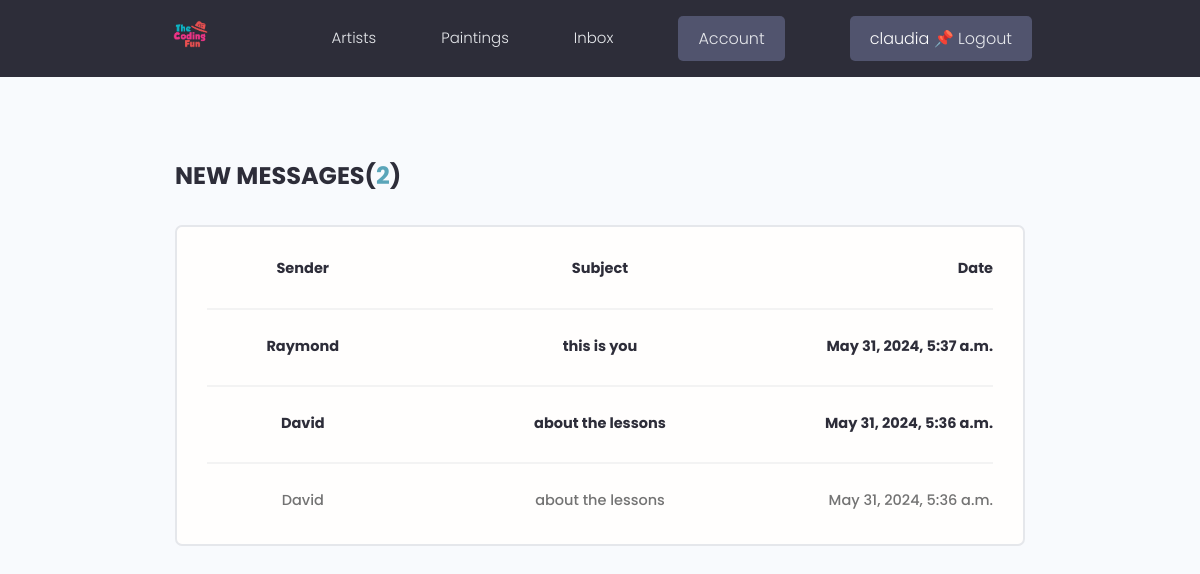
Page /inbox/ (signed in) on the earlier database version.
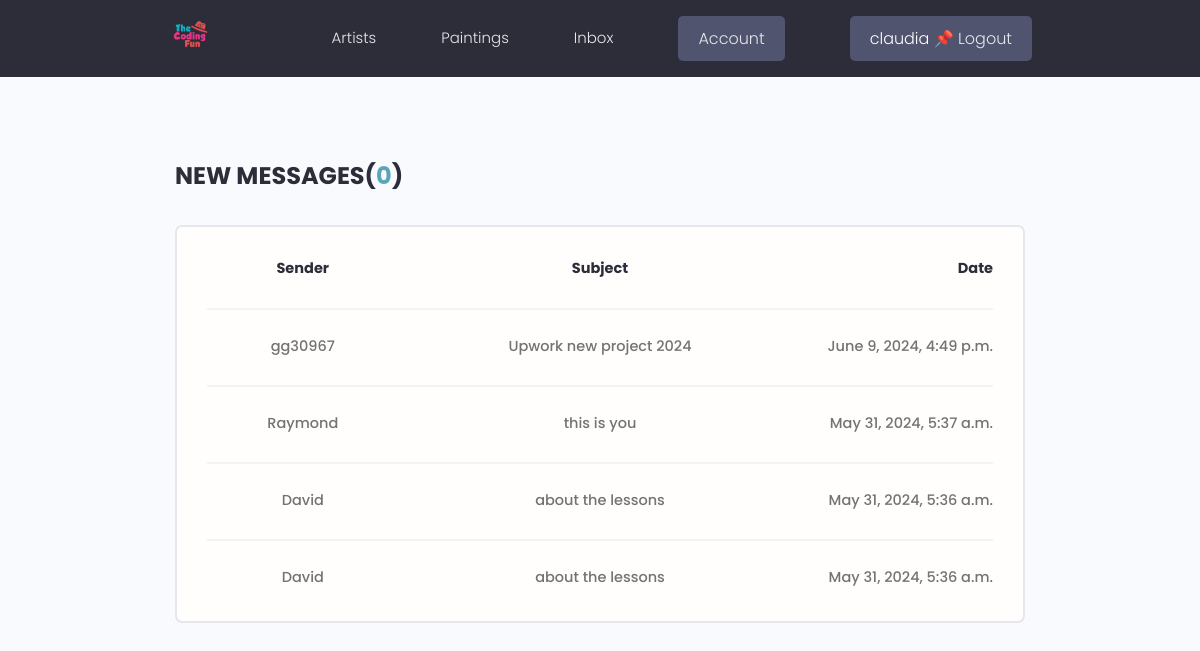
Same page on the later database version.
### users/models.py (models this page shows, shortened)
class Message(models.Model):
    sender = models.ForeignKey(Profile, on_delete=models.SET_NULL, null=True, blank=True)
    recipient = models.ForeignKey(Profile, on_delete=models.SET_NULL, null=True, blank=True, related_name="messages")
    name = models.CharField(max_length=200, null=True, blank=True)
    email = models.EmailField(max_length=200, null=True, blank=True)
    subject = models.CharField(max_length=200, null=True, blank=True)
    body = models.TextField()
    is_read = models.BooleanField(default=False, null=True)
    created = models.DateTimeField(auto_now_add=True)
    id = models.UUIDField(default=uuid.uuid4, unique=True, primary_key=True, editable=False)
    class Meta:
        ordering = ['is_read', "-created"]

### users/views.py (the view)
# urls.py: path("inbox/", views.inbox, name="inbox"),
@login_required(login_url="login-user")
def inbox(request):
    profile = request.user.profile
    messageRequest = profile.messages.all()
    unreadCount = messageRequest.filter(is_read=False).count()
    context ={"messageRequest": messageRequest, "unreadCount": unreadCount}
    return render(request, "users/inbox.html", context)

### users/templates/users/inbox.html
{% extends 'main.html' %}
{% load static %}
{% block content %}
<main class="inbox my-xl">
    <div class="content-box">
        <h3 class="inbox__title">New Messages(<span>{{unreadCount}}</span>)</h3>
        <ul class="messages">
            <li class="message message--unread" style="align-items: center;">
                <a>
                    <span class="message__author">Sender</span>
                    <span class="message__subject">Subject</span>
                    <span class="message__date">Date</span>
                </a>
            </li>
            {% for message in messageRequest %}
            {% if message.is_read %}
            <li class="message">
                {% else %}
            <li class="message message--unread">
                {% endif %}
                <a href="{% url 'view-message' message.id %}">
                    <span class="message__author">{{message.name}}</span>
                    <span class="message__subject">{{message.subject}}</span>
                    <span class="message__date">{{message.created}}</span>
                </a>
            </li>
            {% endfor %}
        </ul>
    </div>
</main>
{% endblock %}

Differences in the rows shown:
added Message: name "gg30967", subject "Upwork new project 2024", created "June 9, 2024, 4:49 p.m."
changed Message "Raymond": is_read False → True (drawn)
shown differently, row unchanged: Message (number 3 of 4 on the later page): moves up the list
changed Message (number 4 of 4 on the later page): is_read False → True (drawn)
Other differences:
{{ unreadCount }}: "2" → "0"
